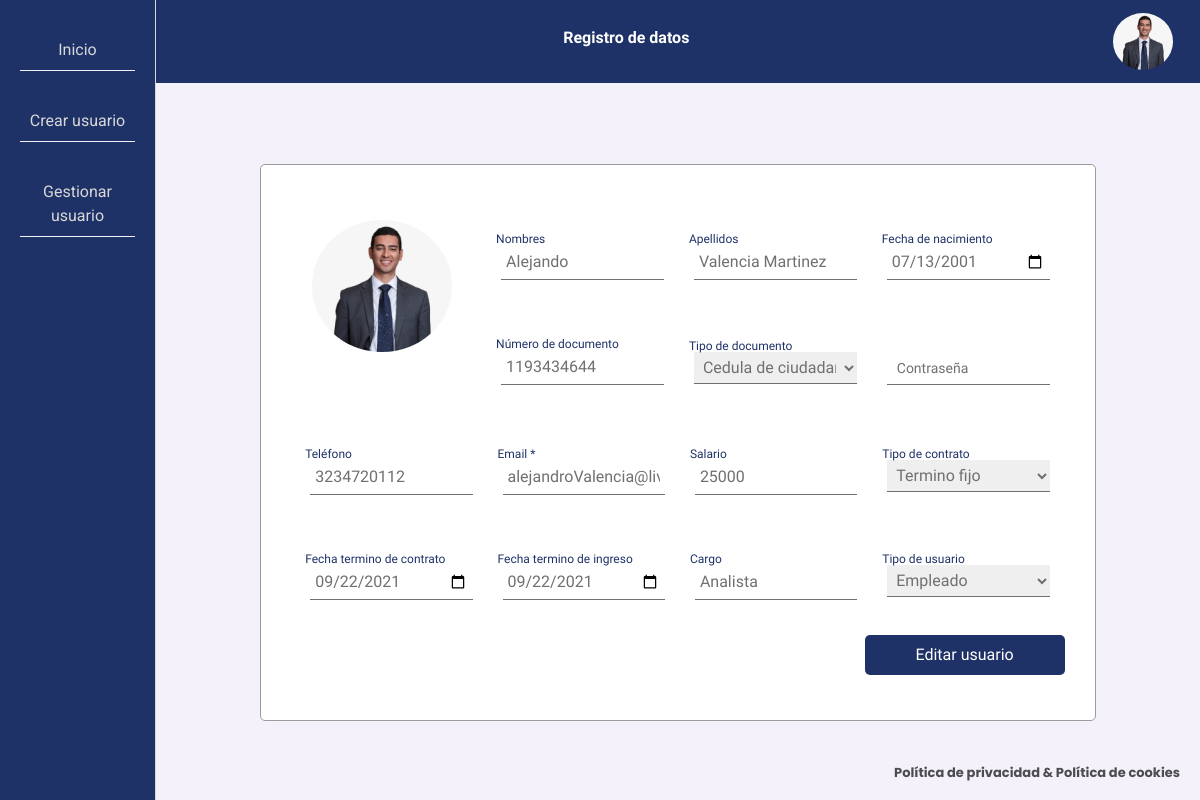
/crear-usuario/?idUsuario=1193434644&accion=edicionUsuario, run on the app's committed database.
### tables this page shows
CREATE TABLE Usuario (docIdentidad VARCHAR (15) NOT NULL PRIMARY KEY, nombre VARCHAR (45) NOT NULL, apellidos VARCHAR (45) NOT NULL, fechaNac DATE NOT NULL, telefono VARCHAR (15), correo VARCHAR (30) NOT NULL, tipoContrato VARCHAR (25), salario DECIMAL (3), fechaTerContrato DATE, clave VARCHAR (200) NOT NULL, tipoDocumento VARCHAR (25) NOT NULL, fechaIngreso DATE NOT NULL, cargo VARCHAR (20) NOT NULL, tipoUsuario VARCHAR (12) NOT NULL, estado CHAR (1) DEFAULT A);

### app.py (the view, shortened to what this page needs)
@app.route('/crear-usuario/', methods=['GET', 'POST'])
def crear_usuario():
    global accionGlobal
    global idUsuario
    """ V5. Utiliza almacenamiento seguro para los datos """
    frm = Registro()
    parametrosURL = {
        'typeForm' : "Crear usuario",
        'urlAction' : "/crear-usuario/",
        'proceso' : '',
        'accion' : 'crear'
    }
    if request.method == 'GET':
        if request.args.get('accion') == 'edicionUsuario':
            accionGlobal = 'editarUsuario'
        else:
            accionGlobal = 'CrearUsuario'
        if accionGlobal == 'editarUsuario':
            idUsuario = request.args.get('idUsuario')
            sql = f"SELECT * FROM Usuario WHERE docIdentidad = '{idUsuario}';"
            resultadoUpdate = seleccion(sql)
            parametrosURL['datosUsuario'] = resultadoUpdate
            parametrosURL['accion'] = 'editar'
        return render_template('crear-usuario.html', prueba=frm, titulo='Registro de datos', parametros = parametrosURL)

### db.py (called while the page is built)
def seleccion(sql) -> list:
    try:
        with sqlite3.connect(URL_DB) as con:
            cur = con.cursor()
            res = cur.execute(sql).fetchall()
    except Exception:
        res = None
    return res

### templates/crear-usuario.html (shortened to what this page needs)
{% extends 'index.html' %}
{% block cuerpo %}
    <div class="contenido">
        <div class="formAdmin">
            <form id="formAdmin" method="post"  action="{{parametros['urlAction']}}">
                <div class="contenido-form">
                    {% if parametros['accion'] == 'editar' %}
                        <div class="secctionForm">
                            <div class="elementImg">
                                <img src="{{url_for('static',filename='img/foto.jpeg')}}" alt="">
                            </div>
                            <div class="elements">
                                <div class="element">
                                    {{ prueba.nombres(size=100, minlength=1, maxlength=100, value = parametros['datosUsuario'][0][1] ) }}
                                    {{ prueba.nombres.label }}
                                </div>
                                <div class="element">
                                    {{ prueba.apellidos(size=100, minlength=1, maxlength=100, value = parametros['datosUsuario'][0][2]) }}
                                    {{ prueba.apellidos.label }}
                                </div>
                                <div class="element">
                                    {{ prueba.fechaNacimiento(value = parametros['datosUsuario'][0][3])}}
                                    {{ prueba.fechaNacimiento.label }}
                                </div>
                                <div class="element">
                                    {{ prueba.numeroDocumento(value = parametros['datosUsuario'][0][0])}}
                                    {{ prueba.numeroDocumento.label }}
                                </div>
                                <div class="element">
                                    {{ prueba.tipoDoc}}
                                    {{ prueba.tipoDoc.label}}
                                </div>
                                <div class="element">
                                    {{ prueba.clave}}
                                    {{ prueba.clave.label}}
                                </div>
                            </div>
                        </div>
                        <div class="secctionForm">
                            <div class="element">
                                {{ prueba.telefono(value = parametros['datosUsuario'][0][4])}}
                                {{ prueba.telefono.label}}
                            </div>
                            <div class="element">
                                {{ prueba.email(value = parametros['datosUsuario'][0][5])}}
                                {{ prueba.email.label}}
                            </div>
                            <div class="element">
                                {{ prueba.salario(value = parametros['datosUsuario'][0][7])}}
                                {{ prueba.salario.label}}
                            </div>
                            <div class="element">
                                {{ prueba.tipoContrato(value = parametros['datosUsuario'][0][6])}}
                                {{ prueba.tipoContrato.label}}
                            </div>
                            <div class="element">
                                {{ prueba.fechaTerminoContrato(value = parametros['datosUsuario'][0][8])}}
                                {{ prueba.fechaTerminoContrato.label}}
                            </div>
                            <div class="element">
                                {{ prueba.fechaIngreso(value = parametros['datosUsuario'][0][11])}}
                                {{ prueba.fechaIngreso.label}}
                            </div>
                            <div class="element">
                                {{ prueba.cargo(value = parametros['datosUsuario'][0][12])}}
                                {{ prueba.cargo.label}}
                            </div>
                            <div class="element">
                                {{ prueba.tipoUsuario(value = parametros['datosUsuario'][0][13])}}
                                {{ prueba.tipoUsuario.label}}
                            </div>
                            {% if request.args.get('accion') == 'edicionUsuario' %}
                                <input type="submit" value="Editar usuario">
                            {% else %}
                                <input type="submit" value="Crear usuario">
                            {% endif %}
                        </div>
                    {% endif %}
                </div>
            </form>
        </div>
    </div>
{% endblock %}

### static/css/estilos.css (style rules this page uses)
:root { --colorFondo1: #1e3267; --colorFondo2: #f4f1fa; --colorFuente1: #d8d8d8; --colorFuente2: #707070; }
* { padding: 0; margin: 0; box-sizing: border-box; font-family: 'PT Sans', sans-serif; }
body { display: flex; position: relative; }
.contenido { width: 100%; height: 100%; display: flex; justify-content: center; align-items: center; }
.contenido .formAdmin { width: 80%; background-color: #ffffff; border-radius: 5px; border: 1px solid #9b9b9b; padding: 20px; }
.contenido .formAdmin form { display: flex; flex-direction: column; }
.contenido .formAdmin form .contenido-form { padding: 20px 10px; }
.contenido .formAdmin form .secctionForm, .contenido .formAdmin form .elements { display: flex; justify-content: flex-end; flex-wrap: wrap; position: relative; }
.contenido .formAdmin form .secctionForm { margin: 5px auto; }
form .elementImg { width: 18%; margin: 10px; }
form .elementImg img { width: 100%; border-radius: 50%; }
form .elements { width: 78%; align-items: center; justify-content: flex-end; }
form .element { width: 21%; margin: 35px 15px; position: relative; }
form .elements .element { width: 27%; }
form .element input, form .element select { border: none; padding: 5px; border-bottom: 1px solid var(--colorFuente2); outline: none; color: var(--colorFuente2); width: 100%; }
form .element label { position: absolute; top: 8px; left: 10px; transition: all 0.5s ease-in-out; user-select: none; font-size: 14px; pointer-events: none; color: var(--colorFuente2); }
form .element input:valid~label, form .element select:valid~label, form .element input:focus~label, form .element select:focus~label { top: -15px; left: -5px; font-size: 12px; color: var(--colorFondo1); }
form .element input[type="date"]~label { top: -15px; left: -5px; font-size: 12px; color: var(--colorFondo1); }
.contenido .formAdmin form input[type="submit"] { border: none; border-radius: 5px; width: 200px; padding: 8px 10px; color: #ffffff; cursor: pointer; transition: all 0.5s ease-in-out; background-color: var(--colorFondo1); }

### data on the page
Usuario: apellidos "Valencia Martinez", telefono "3234720112", salario "25000", tipoContrato "Termino fijo", fechaIngreso "09/22/2021", cargo "Analista", tipoUsuario "Empleado"

### other printed values
{{ titulo }} "Registro de datos"
{{ prueba.nombres.label }} "Nombres"
{{ prueba.apellidos.label }} "Apellidos"
{{ prueba.fechaNacimiento.label }} "Fecha de nacimiento"
{{ prueba.numeroDocumento.label }} "Número de documento"
{{ prueba.tipoDoc.label }} "Tipo de documento"
{{ prueba.telefono.label }} "Teléfono"
{{ prueba.email.label }} "Email *"
{{ prueba.salario.label }} "Salario"
{{ prueba.tipoContrato.label }} "Tipo de contrato"
{{ prueba.fechaTerminoContrato.label }} "Fecha termino de contrato"
{{ prueba.fechaIngreso.label }} "Fecha termino de ingreso"
{{ prueba.cargo.label }} "Cargo"
{{ prueba.tipoUsuario.label }} "Tipo de usuario"
